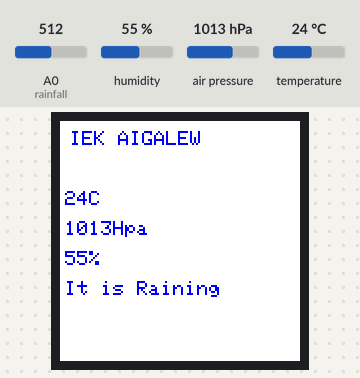
A sketch run on a simulated Arduino Uno, built with avr-gcc and run on an emulated ATmega328P. On the bench: 240×240 colour display. The test bench sets the inputs (shaded band); at power-on: A0 (rainfall) = 512, humidity 55 %, air pressure 1013 hPa, temperature 24 °C. What the sketch prints to the serial monitor is not drawn.

Above: at 1.9 s.
2.0 s: A0 (rainfall) set to 740
3.9 s: A0 (rainfall) set to 773
At 5.9 s:
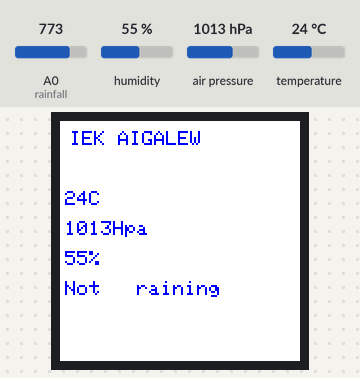
6.2 s: humidity set to 22 %
At 7.5 s:
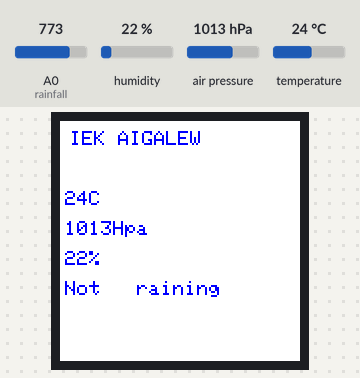
8.3 s: air pressure set to 952 hPa
At 10.0 s:
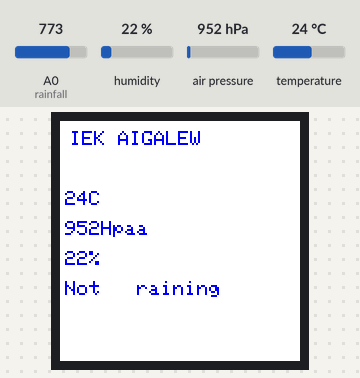
10.3 s: temperature set to 12 °C
At 11.4 s:
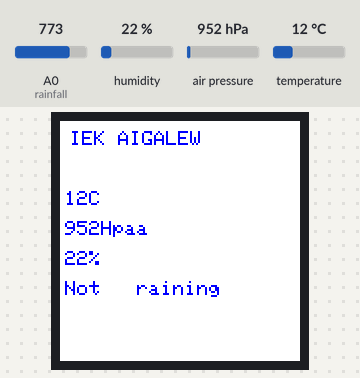
12.3 s: A0 (rainfall) set to 716
At 13.9 s:
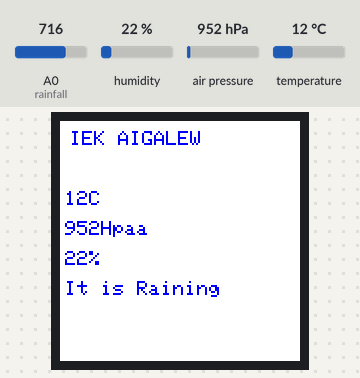
Timing chart, 0 to 15.3 s (numbered marks = the images above; inputs shaded):
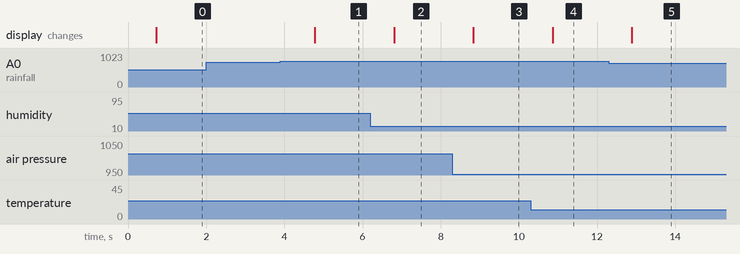

The sketch:

iekfinal.ino
```cpp
#include <Adafruit_ST7735.h>
#include <Adafruit_ST7789.h>
#include <Adafruit_ST77xx.h>

#include <Adafruit_GFX.h>
#include <Adafruit_GrayOLED.h>
#include <Adafruit_SPITFT.h>
#include <Adafruit_SPITFT_Macros.h>
#include <gfxfont.h>
#include <locale.h>
#include <Fonts/FreeSans9pt7b.h>
#include <Wire.h>
#include <Adafruit_Sensor.h>
#include <Adafruit_BME280.h>
#include <Adafruit_GFX.h>    // Core graphics library
#include <Adafruit_ST7789.h> // Hardware-specific library for ST7789
#include <SPI.h>             // Arduino SPI library


#include <stdint.h>

#define rainfall A0

int value;

int set = 10;


// ST7789 TFT module connections
#define TFT_CS 10  // define chip select pin
#define TFT_DC 9   // define data/command pin
#define TFT_RST -1 // define reset pin, or set to -1 and connect to Arduino RESET pin


#define SEALEVELPRESSURE_HPA (1013.25)

Adafruit_BME280 bme;

// Initialize Adafruit ST7789 TFT library
Adafruit_ST7789 tft = Adafruit_ST7789(TFT_CS, TFT_DC, TFT_RST);
int tempTemperatureReading = 0;
int tempPressureReading = 0;
int tempHumidityReading = 0;

void setup(void)
{


    Serial.begin(9600);

    pinMode(rainfall, INPUT);

    Serial.begin(9600);

    if (!bme.begin(0x76))
    {
        Serial.println("Could not find a valid BME280 sensor, check wiring!");
        while (1)
            ;
    }
    Serial.begin(9600);
    Serial.print(F("Hello! ST77xx TFT Test"));

    // if the display has CS pin try with SPI_MODE0
    tft.init(240, 240, SPI_MODE2); // Init ST7789 display 240x240 pixel

    // if the screen is flipped, remove this command
    tft.setRotation(2);
    // tft.setTextFont(1);
    //tft.setFont(&FreeSans9pt7b);

    Serial.println(F("Initialized"));

    uint16_t time = millis();
    tft.fillScreen(ST77XX_WHITE);
    time = millis() - time;

    Serial.println(time, DEC);

    delay(500);


    // tft.fillScreen(ST77XX_BLACK);

}

void loop()
{
  Serial.print(value);
    // Important
  Serial.print("working");
    tft.setCursor(10, 10);
    tft.setTextColor(ST77XX_BLUE);
    tft.setTextSize(2);

    tft.println("IEK AIGALEW");
    tft.println();
    if (tempTemperatureReading != bme.readTemperature())
    {
        tempTemperatureReading = bme.readTemperature();
        tft.setCursor(5, 70);
        tft.setTextColor(ST77XX_BLUE, ST77XX_WHITE);
        tft.print(tempTemperatureReading);
        tft.print("C");
    }
    // tft.print(bme.readTemperature());
    // tft.print("C");
    tft.println();
    if (tempPressureReading != bme.readPressure())
    {
        tempPressureReading = (bme.readPressure() / 100.0F);
        tft.setCursor(5, 100);
        tft.setTextColor(ST77XX_BLUE, ST77XX_WHITE);
        tft.print(tempPressureReading);
        tft.print("Hpa");
    }

    tft.println();

    if (tempHumidityReading != bme.readHumidity())
    {
        tempHumidityReading = bme.readHumidity();
        tft.setCursor(5, 130);
        tft.setTextColor(ST77XX_BLUE, ST77XX_WHITE);
        tft.print(tempHumidityReading);
        tft.print("%");
    }
    tft.println();

    value = analogRead(rainfall);

    value = map(value, 0, 1023, 225, 0);
    //  Serial.println(value);
    Serial.println(value);

    //  Serial.println(value);

    if (value >= 60)
    {

        tft.setCursor(5, 160);
        tft.setTextColor(ST77XX_BLUE, ST77XX_WHITE);
        tft.println("It is Raining");
    }
    else
    {
        tft.setCursor(5, 160);
        tft.setTextColor(ST77XX_BLUE, ST77XX_WHITE);
        tft.println("Not   raining");
    }

    delay(1000);
}
```

Measured:
- the behaviour switches between 754 and 755 on A0 (rainfall) (found by bisection; images 0 and 1)
- after the input at 2.0 s, every drawn part: stays the same
- after the input at 3.9 s, the display: changes after 0.88 s (image 1)
- after the input at 6.2 s, the display: changes after 0.61 s (image 2)
- after the input at 8.3 s, the display: changes after 0.54 s (image 3)
- after the input at 10.3 s, the display: changes after 0.56 s (image 4)
- after the input at 12.3 s, the display: changes after 0.59 s (image 5)
